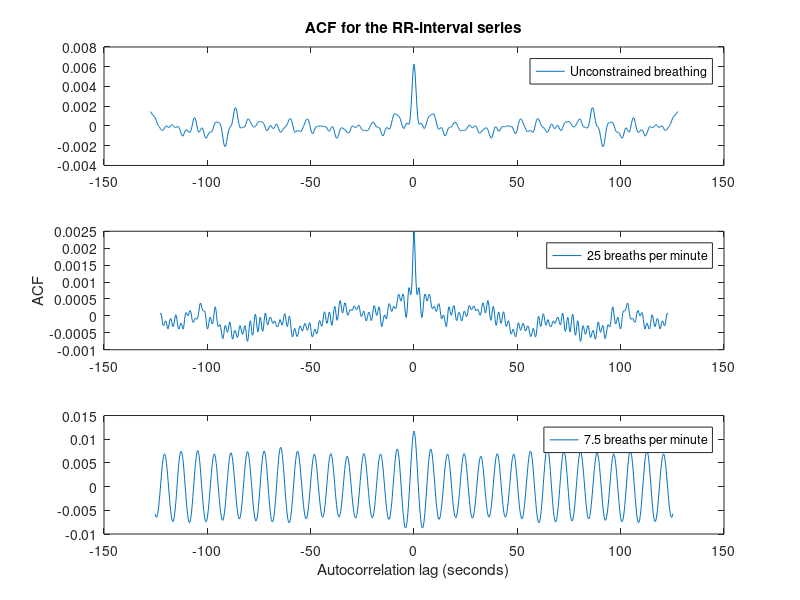

This figure's MATLAB source:
clear;
close all;

%% 2.5 REAL WORLD SIGNALS: ECG FROM iAMP EXPERIMENT
% c) AR MODELLING OF HEART RATE

%% Load data

load RRI.mat

%% Detrend data

unconstrained = detrend(unconstrained);
bpm_25 = detrend(bpm_25);
bpm_7_5 = detrend(bpm_7_5);

%% ACFs

max = floor((length(unconstrained)-1)/2);
tau_1 = -max:max;
R_1 = xcorr(unconstrained, max, 'unbiased');

max = floor((length(bpm_25)-1)/2);
tau_2 = -max:max;
R_2 = xcorr(bpm_25, max, 'unbiased');

max = floor((length(bpm_7_5)-1)/2);
tau_3 = -max:max;
R_3 = xcorr(bpm_7_5, max, 'unbiased');

%% Plots

figure
subplot(3,1,1)
plot(tau_1/fs, R_1)
legend('Unconstrained breathing')
title('ACF for the RR-interval series')

subplot(3,1,2)
plot(tau_2/fs, R_2)
ylabel('ACF')
legend('25 breaths per minute')

subplot(3,1,3)
plot(tau_3/fs, R_3)
xlabel('Autocorrelation lag (seconds)')
legend('7.5 breaths per minute')



